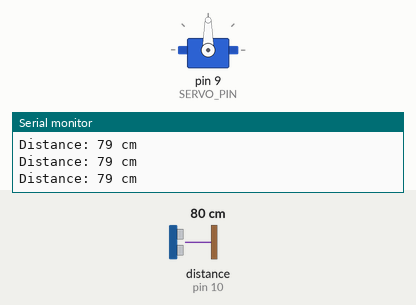
Simulated run of this sketch. Board: Arduino Uno, built with avr-gcc and run on an emulated ATmega328P. On the bench: servo, the last lines printed to the serial monitor. Wiring (inferred from the names in the program): ultrasonic range finder: trigger pin 11; echo pin 10. The test bench sets the inputs (shaded band); at power-on: distance to the obstacle (sensor on pin 10) 80 cm. The echo pulse lasts 58.3 µs per cm.

Above: at 1.2 s.
1.3 s: distance to the obstacle (sensor on pin 10) set to 17 cm
2.8 s: distance to the obstacle (sensor on pin 10) set to 13 cm
At 4.0 s:
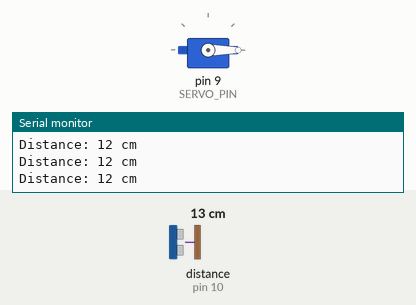
4.3 s: distance to the obstacle (sensor on pin 10) set to 35 cm
At 5.6 s:
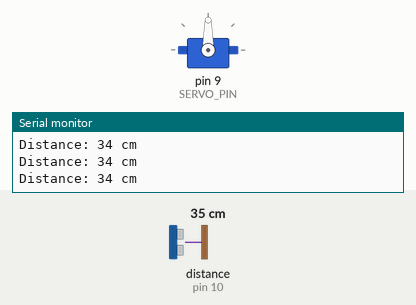
5.9 s: distance to the obstacle (sensor on pin 10) set to 4 cm
At 6.5 s:
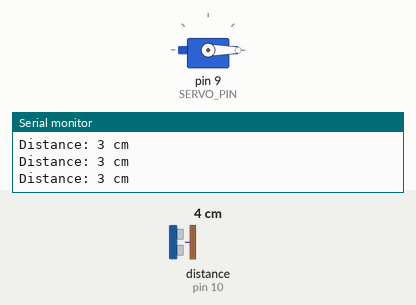
Timing chart, 0 to 8.5 s (numbered marks = the images above; inputs shaded):
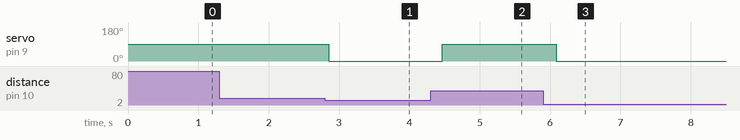

Measured:
- the behaviour switches between 16 and 15 cm on distance to the obstacle (sensor on pin 10) (found by bisection; images 0 and 1)
- after the input at 2.8 s, servo on pin 9 (SERVO_PIN): 90° → 0° after 0.05 s
- after the input at 4.3 s, servo on pin 9 (SERVO_PIN): 0° → 90° after 0.17 s
- after the input at 5.9 s, servo on pin 9 (SERVO_PIN): 90° → 0° after 0.19 s

The sketch:

useless_dustbin.ino
```cpp
#include <Servo.h>

#define TRIG_PIN 11
#define ECHO_PIN 10
#define SERVO_PIN 9

Servo lidServo;

long duration;
int distance;

void setup() {
  pinMode(TRIG_PIN, OUTPUT);
  pinMode(ECHO_PIN, INPUT);

  lidServo.attach(SERVO_PIN);
  lidServo.write(90); // Lid open initially
  Serial.begin(9600);
}

void loop() {
  // Trigger ultrasonic pulse
  digitalWrite(TRIG_PIN, LOW);
  delayMicroseconds(2);
  digitalWrite(TRIG_PIN, HIGH);
  delayMicroseconds(10);
  digitalWrite(TRIG_PIN, LOW);

  duration = pulseIn(ECHO_PIN, HIGH);
  distance = duration * 0.034 / 2; // Convert to cm

  Serial.print("Distance: ");
  Serial.print(distance);
  Serial.println(" cm");

  if (distance > 0 && distance < 15) {
    lidServo.write(0);   // Close lid when object approaches
  } else {
    lidServo.write(90);  // Reopen when object goes away
  }

  delay(200);
}
```
